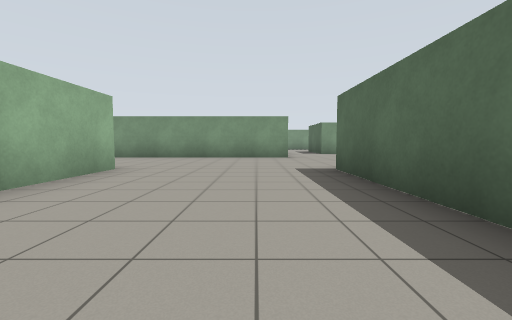
[1] (above)

19 first-person views from a walk through a Gazebo world. The camera is 0.94 m above the floor, tilts 4° down and sees 90° across. The floor is counted in squares, 2 m on a side. Each view is taken from the middle of a square. On the plan, view 1 faces up. The plan holds only what a view shows up to about 9 squares ahead; the rest is blank. The place goes on beyond the plan.

[2]
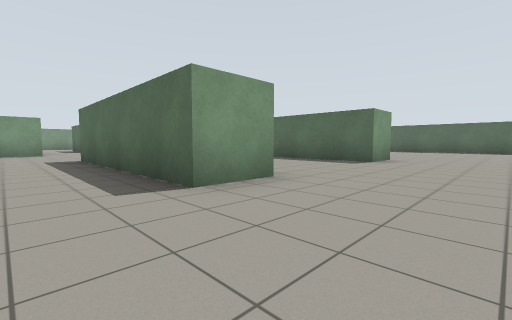

[3]
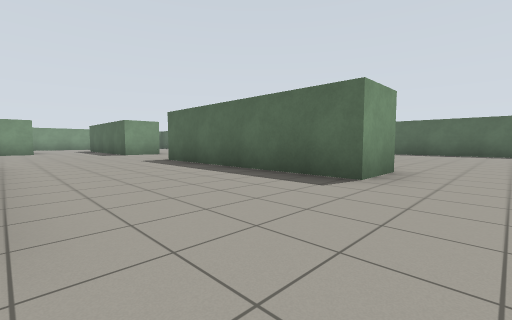

[4]
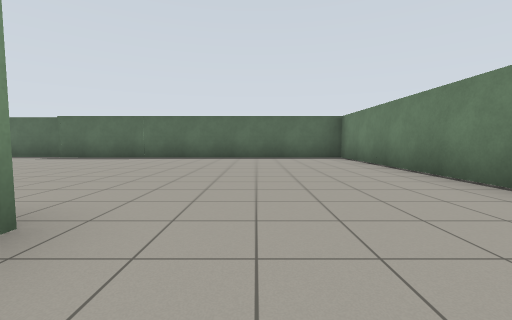

[5]
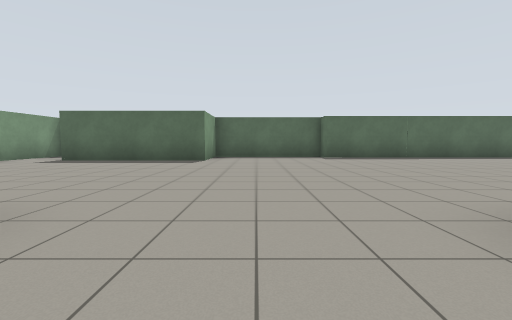

[6]
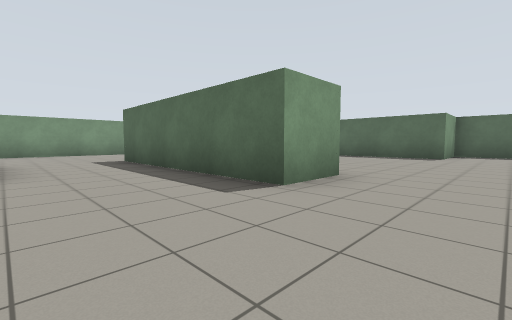

[7]
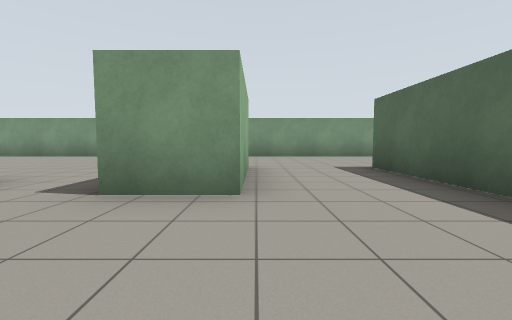

[8]
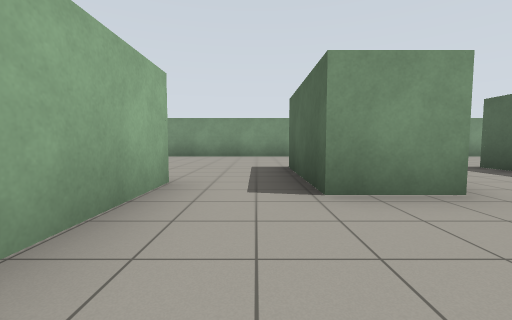

[9]
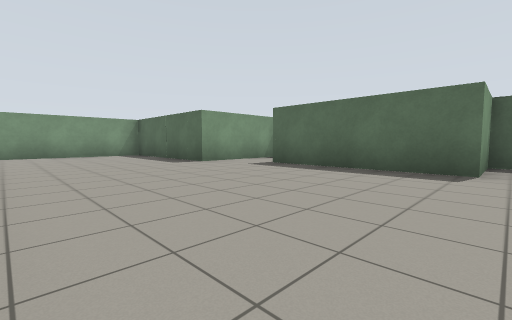

[10]
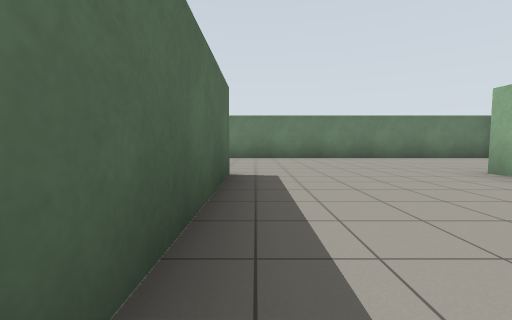

[11]
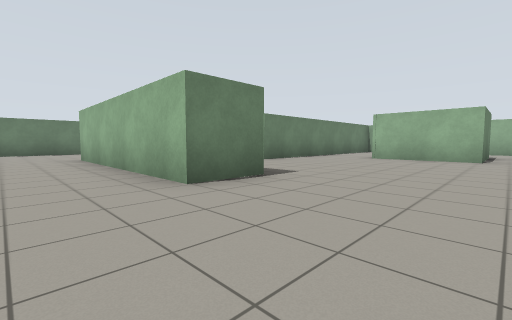

[12]
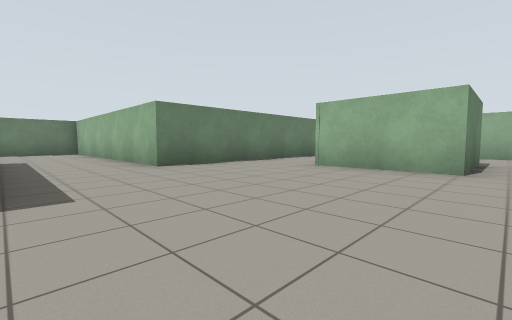

[13]
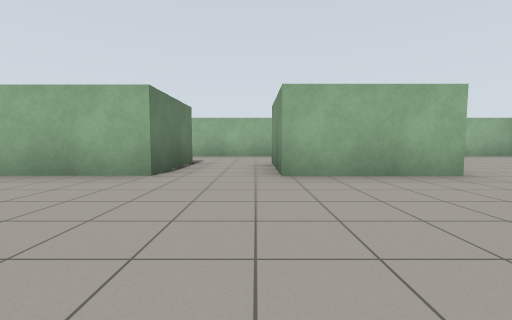

[14]
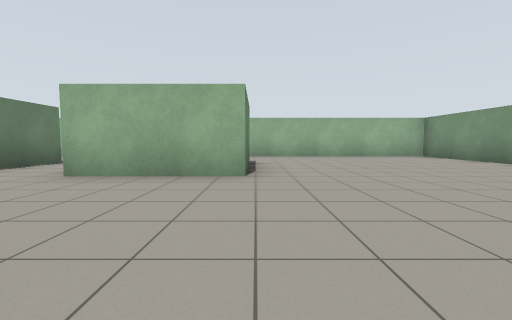

[15]
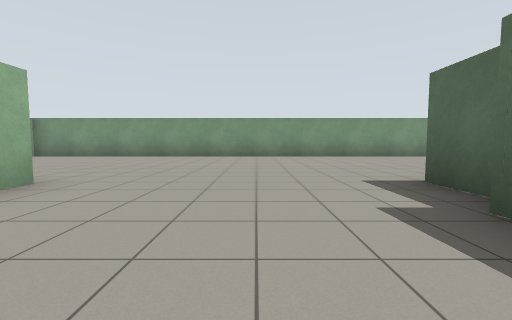

[16]
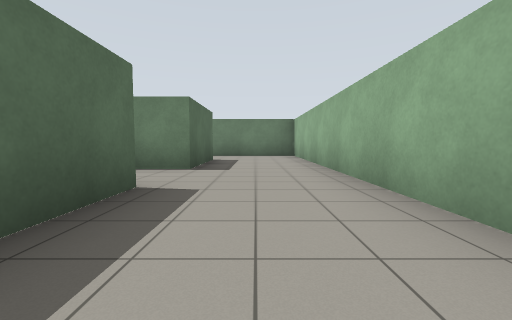

[17]
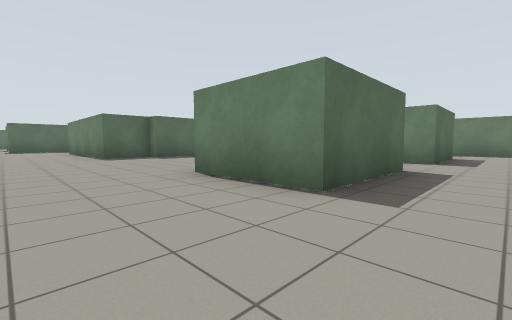

[18]
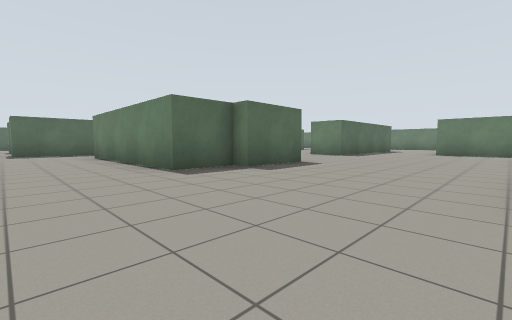

[19]
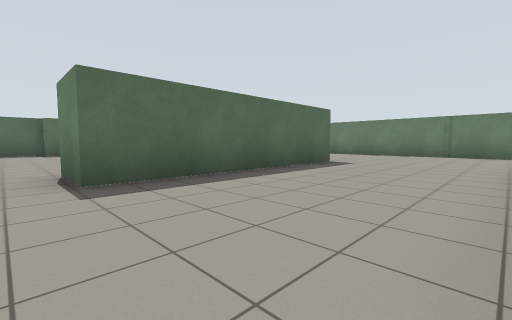

### Floor plan
Points are (right, up) in squares from view 1. A wall is a line through its corners. A room is listed if a view was taken in it or the views show most of it. See-through windows are left out.
Room 1 (views 1, 2, 3, 4, 5, 6, 7, 8, 9, 10, 11, 12, 13, 14, 15, 16, 17, 18, 19)
walls: (1, 7.8) (-4.4, 7.8) (-4.4, 9.7); (2.6, 10.2) (2.6, 12.7) (3.9, 12.7) (3.9, 10.2) (2.6, 10.2); (-3.8, 4.5) (-2.5, 4.5) (-2.5, -0.9); (-4, 9.7) (-4, 10.9) (1, 10.9) (1, 8.9); (7.5, 7.8) (6.2, 7.8) (6.2, 12.7); (2.7, -0.7) (1.4, -0.7) (1.4, 4.5); (-8.5, 8.4) (-10.8, 8.4) (-10.8, 10.9) (-8.5, 10.9) (-8.5, 8.4); (7.4, -0.7) (6.2, -0.7) (6.2, 4.5) (7.4, 4.5); (-10.8, 4.1) (-10.8, 6.5) (-8.5, 6.5) (-8.5, 4.1); (-6, -4.6) (6.3, -4.6); (8.5, -4.6) (13.8, -4.6) (13.7, 3.9) (14.2, 3.9) (14.2, 7.3) (12.5, 7.3) (12.5, 11); (14.4, 12.4) (11.5, 12.4) (11.5, 16.4) (-13.3, 16.4) (-13.3, 2.2) (-6.1, 2.2) (-6.1, -3.8)

Where each view was taken, in squares from view 1:
view 1: 0 up, 0 right, facing up
view 2: 3 down, 0 right, facing up-right
view 3: 2 down, 3 right, facing up-right
view 4: 2 down, 6 right, facing right
view 5: 6 up, 6 right, facing right
view 6: 6 up, 4 right, facing up-right
view 7: 8 up, 4 right, facing up
view 8: 8 up, 2 right, facing up
view 9: 7 up, 8 right, facing up-right
view 10: 3 up, 1 right, facing down
view 11: 7 up, 1 left, facing down-left
view 12: 7 up, 4 left, facing down-left
view 13: 8 up, 5 left, facing left
view 14: 11 up, 5 left, facing left
view 15: 8 up, 6 left, facing up
view 16: 11 up, 12 left, facing down
view 17: 13 up, 12 left, facing down-right
view 18: 13 up, 8 left, facing down-right
view 19: 5 up, 3 right, facing down-right
